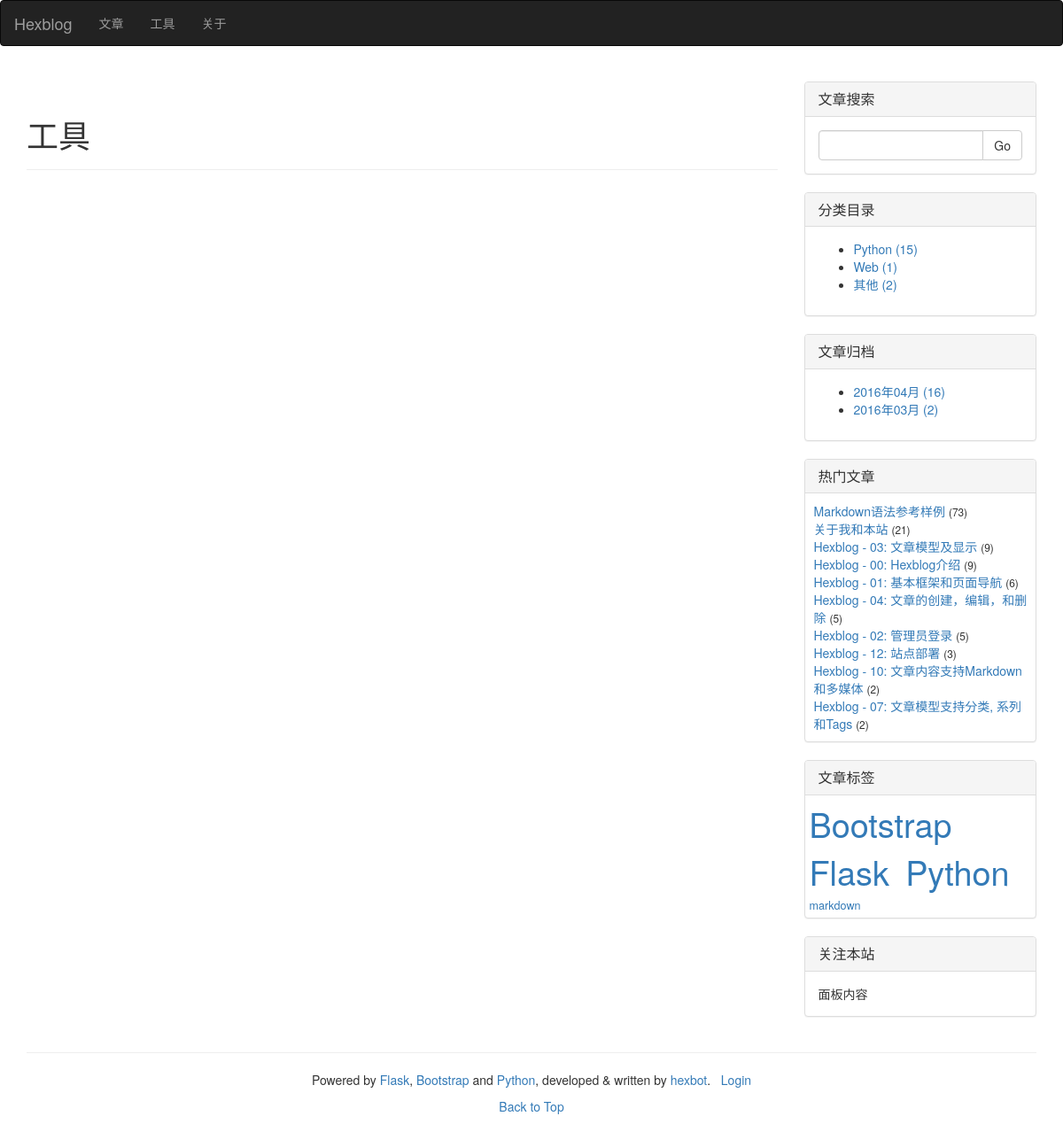
Screenshot of /tools with the database file from the repository.
### manage.py (models this page shows, shortened)
class Category(db.Model):
    __tablename__ = 'categories'
    id = db.Column(db.Integer, primary_key=True)
    name = db.Column(db.Unicode(32), unique=True, index=True, nullable=False)
    articles = db.relationship('Article', backref='category', lazy='dynamic')

class Article(db.Model):
    __tablename__ = 'articles'
    id = db.Column(db.Integer, primary_key=True)
    title = db.Column(db.Unicode(128), unique=True, index=True, nullable=False)
    content = db.Column(db.UnicodeText) # plain-text or markdown
    content_html = db.Column(db.UnicodeText) # html
    content_pre = db.Column(db.UnicodeText) # several top lines for preview in 'index' page
    content_size = db.Column(db.Integer)
    time_created = db.Column(db.DateTime, index=True, default=datetime.now())
    time_modified = db.Column(db.DateTime, index=True, default=datetime.now())
    read_count = db.Column(db.Integer)
    private = db.Column(db.Boolean) # non-public, or hidden
    category_id = db.Column(db.Integer, db.ForeignKey('categories.id'))
    series_id = db.Column(db.Integer, db.ForeignKey('series.id'), nullable=True) # could be null
    tags = db.Column(db.Unicode(256), index=True, nullable=True) # space separated tag worlds

### manage.py (the view)
@app.route('/tools')
def tools():
    return render_template('tools.html')

### manage.py (called while the page is built)
def update_tags_cache(articles=None, reverse=False):
    tags = {}
    if not articles:
        articles = Article.query.order_by(Article.title).all()
    for article in articles:
        if not article.tags:
            continue
        for tag in article.tags.split():
            tags.setdefault(tag, set())
            tags[tag].add(article)
    return sorted(tags.items(), reverse=reverse) # _list_ of item: ('tag', {art1, art2, ...})

### templates/tools.html (shortened to what this page needs)
{% extends 'base.html' %}
{% block page_content %}
<div class="page-header">
	<h1>工具</h1>
</div>
{% endblock %}

### templates/_macros.html (shortened to what this page needs)
{% macro widget_search(data, endpoint) %}
<div class="panel panel-default">
    <div class="panel-heading">
        <h3 class="panel-title">文章搜索</h3>
    </div>
    <div class="panel-body">
        <form id="search_form" name="search_form" action="search" method="POST" role="form">
            <div class="input-group">
               <input id="searched_words" name="searched_words" type="text" class="form-control">
               <span class="input-group-btn">
                  <button class="btn btn-default" type="submit">Go</button>
               </span>
            </div>
        </form>
    </div>
</div>
{% endmacro %}
{% macro widget_category(data, endpoint) %}
<div class="panel panel-default">
    <div class="panel-heading">
        <h3 class="panel-title">分类目录</h3>
    </div>
    <div class="panel-body">
        <ul>
            {% for category, num in data.items() %}
                <li>
                    <a href="{{ url_for(endpoint, by='category') }}#{{ category.name }}">
                        {{ category.name }} ({{ num }})
                    </a>
                </li>
            {% endfor %}
        </ul>
    </div>
</div>
{% endmacro %}
{% macro widget_archive(data, endpoint) %}
<div class="panel panel-default">
    <div class="panel-heading">
        <h3 class="panel-title">文章归档</h3>
    </div>
    <div class="panel-body">
        <ul>
            {% for year, months in data.items() %}
                {% for month, num in months.items() %}
                    <li>
                        <a href="{{ url_for(endpoint, by='time_created') }}#{{ year }}-{{ month }}">
                            {{ year }}年{{ "%02d"|format(month) }}月 ({{ num }})
                        </a>
                    </li>
                {% endfor %}
            {% endfor %}
        </ul>
    </div>
</div>
{% endmacro %}
{% macro widget_popular(data, endpoint) %}
<div class="panel panel-default">
    <div class="panel-heading">
        <h3 class="panel-title">热门文章</h3>
    </div>
    <div class="panel-body" style="padding: 10px 5px 10px 10px;">
        {% for article in data %}
        <a href="{{ url_for(endpoint, id=article.id) }}">{{ article.title|truncate(30, True) }}</a> <small>({{ article.read_count }})</small><br>
        {% endfor %}
    </div>
</div>
{% endmacro %}
{% macro widget_tags(data, endpoint) %}
    {% set num_min, num_max = data[0] %}
    {% set font_min, font_max = (90, 270) %}
    {% if num_min == num_max or num_min == -1 %}
    {%      set size_delta = 0 %}
    {% else %}
    {%      set size_delta = ((font_max - font_min) // (num_max - num_min)) %}
    {% endif %}
<div class="panel panel-default">
    <div class="panel-heading">
        <h3 class="panel-title">文章标签</h3>
    </div>
    <div class="panel-body" style="padding: 5px;">
        {% for tag_data in data[1:] %}
        <a href="{{ url_for(endpoint, by='tag') }}#{{ tag_data[0] }}">
            <span style="font-size:{{ (tag_data[1] - num_min) * size_delta + font_min }}%">{{ tag_data[0] }}<span>
        </a>&nbsp;
        {% endfor %}
    </div>
</div>
{% endmacro %}

### rows the page displays
Category: name "Python", num "15"
Category: name "Web", num "1"
Category: name "其他", num "2"
Article: title "Markdown语法参考样例", read_count "73", tags "markdown"
Article: title "关于我和本站", read_count "21"
Article: title "Hexblog - 03: 文章模型及显示", read_count "9"
Article: title "Hexblog - 00: Hexblog介绍", read_count "9"
Article: title "Hexblog - 01: 基本框架和页面导航", read_count "6"
Article: title "Hexblog - 04: 文章的创建，编辑，和删除", read_count "5"
Article: title "Hexblog - 02: 管理员登录", read_count "5"
Article: title "Hexblog - 12: 站点部署", read_count "3"
Article: title "Hexblog - 10: 文章内容支持Markdown和多媒体", read_count "2"
Article: title "Hexblog - 07: 文章模型支持分类, 系列和Tags", read_count "2"

### other values shown
{{ year }} "2016" "2016"
{{ "%02d"|format(month) }} "04" "03"
{{ num }} "16" "2"
{{ tag_data[0] }} "Bootstrap" "Flask" "Python"
